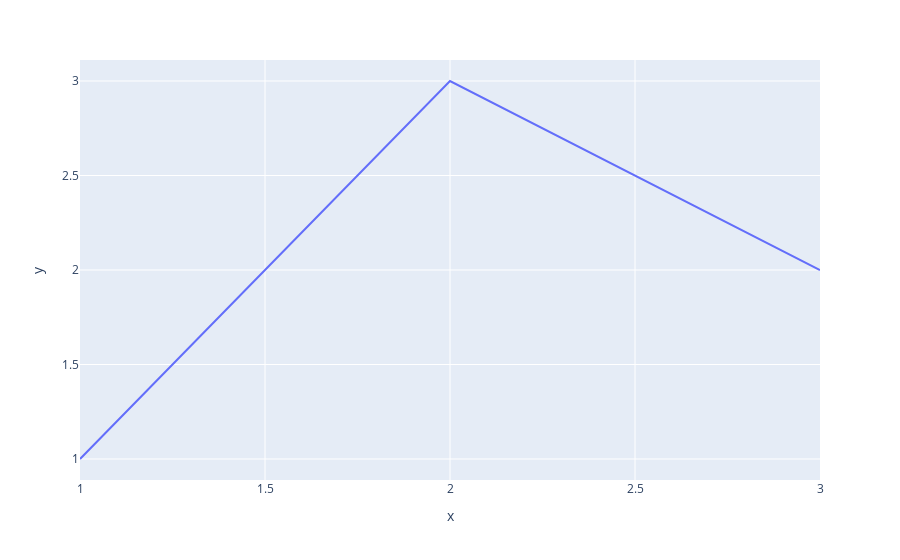

Here is the notebook cell this chart was saved with:
### Markdown cell above
## A simple example

### Code cell
import plotly.express as px

# Create a line plot
fig = px.line(x=[1, 2, 3], y=[1, 3, 2])

# Display figure
fig

### Figure 1 — Plotly figure (JSON) as saved in the notebook; plotly's stock layout.template omitted (floating-point values rounded to 4 significant figures)
{"data": [{"hovertemplate": "x=%{x}<br>y=%{y}<extra></extra>", "legendgroup": "", "line": {"color": "#636efa", "dash": "solid"}, "marker": {"symbol": "circle"}, "mode": "lines", "name": "", "orientation": "v", "showlegend": false, "type": "scatter", "x": [1, 2, 3], "xaxis": "x", "y": [1, 3, 2], "yaxis": "y"}], "layout": {"legend": {"tracegroupgap": 0}, "margin": {"t": 60}, "xaxis": {"anchor": "y", "domain": [0, 1], "title": {"text": "x"}}, "yaxis": {"anchor": "x", "domain": [0, 1], "title": {"text": "y"}}}}
